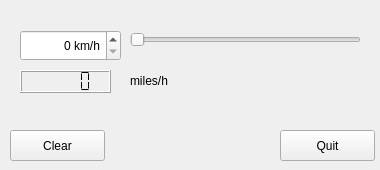
<?xml version="1.0" encoding="UTF-8"?>
<ui version="4.0">
 <class>Mainwindow</class>
 <widget class="QWidget" name="Mainwindow">
  <property name="geometry">
   <rect>
    <x>0</x>
    <y>0</y>
    <width>380</width>
    <height>170</height>
   </rect>
  </property>
  <property name="windowTitle">
   <string>km/h -&gt; miles/h</string>
  </property>
  <widget class="QPushButton" name="clearButton">
   <property name="geometry">
    <rect>
     <x>10</x>
     <y>130</y>
     <width>95</width>
     <height>31</height>
    </rect>
   </property>
   <property name="text">
    <string>Clear</string>
   </property>
  </widget>
  <widget class="QPushButton" name="quitButton">
   <property name="geometry">
    <rect>
     <x>280</x>
     <y>130</y>
     <width>95</width>
     <height>31</height>
    </rect>
   </property>
   <property name="text">
    <string>Quit</string>
   </property>
  </widget>
  <widget class="QSpinBox" name="spinBox">
   <property name="geometry">
    <rect>
     <x>20</x>
     <y>30</y>
     <width>101</width>
     <height>31</height>
    </rect>
   </property>
   <property name="alignment">
    <set>Qt::AlignRight|Qt::AlignTrailing|Qt::AlignVCenter</set>
   </property>
   <property name="specialValueText">
    <string/>
   </property>
   <property name="accelerated">
    <bool>false</bool>
   </property>
   <property name="suffix">
    <string> km/h</string>
   </property>
   <property name="prefix">
    <string/>
   </property>
   <property name="maximum">
    <number>99</number>
   </property>
   <property name="displayIntegerBase">
    <number>10</number>
   </property>
  </widget>
  <widget class="QSlider" name="slider">
   <property name="geometry">
    <rect>
     <x>130</x>
     <y>30</y>
     <width>231</width>
     <height>20</height>
    </rect>
   </property>
   <property name="orientation">
    <enum>Qt::Horizontal</enum>
   </property>
  </widget>
  <widget class="QLCDNumber" name="lcdNumber">
   <property name="geometry">
    <rect>
     <x>20</x>
     <y>70</y>
     <width>91</width>
     <height>23</height>
    </rect>
   </property>
   <property name="font">
    <font>
     <italic>false</italic>
     <kerning>true</kerning>
    </font>
   </property>
   <property name="autoFillBackground">
    <bool>false</bool>
   </property>
   <property name="segmentStyle">
    <enum>QLCDNumber::Flat</enum>
   </property>
  </widget>
  <widget class="QLabel" name="label">
   <property name="geometry">
    <rect>
     <x>130</x>
     <y>70</y>
     <width>66</width>
     <height>21</height>
    </rect>
   </property>
   <property name="text">
    <string>miles/h</string>
   </property>
  </widget>
 </widget>
 <layoutdefault spacing="6" margin="11"/>
 <resources/>
 <connections>
  <connection>
   <sender>quitButton</sender>
   <signal>clicked()</signal>
   <receiver>Mainwindow</receiver>
   <slot>close()</slot>
   <hints>
    <hint type="sourcelabel">
     <x>302</x>
     <y>139</y>
    </hint>
    <hint type="destinationlabel">
     <x>245</x>
     <y>138</y>
    </hint>
   </hints>
  </connection>
  <connection>
   <sender>slider</sender>
   <signal>valueChanged(int)</signal>
   <receiver>spinBox</receiver>
   <slot>setValue(int)</slot>
   <hints>
    <hint type="sourcelabel">
     <x>172</x>
     <y>39</y>
    </hint>
    <hint type="destinationlabel">
     <x>80</x>
     <y>37</y>
    </hint>
   </hints>
  </connection>
  <connection>
   <sender>spinBox</sender>
   <signal>valueChanged(int)</signal>
   <receiver>slider</receiver>
   <slot>setValue(int)</slot>
   <hints>
    <hint type="sourcelabel">
     <x>104</x>
     <y>48</y>
    </hint>
    <hint type="destinationlabel">
     <x>280</x>
     <y>47</y>
    </hint>
   </hints>
  </connection>
 </connections>
</ui>
